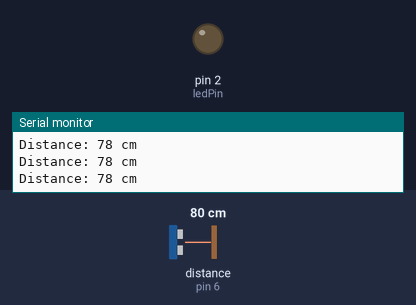
Bench run of a sketch on a simulated Arduino Uno, built with avr-gcc and run on an emulated ATmega328P. Shown: output pins drawn as LEDs (lit = HIGH), the last lines printed to the serial monitor. Wiring (inferred from the names in the program): ultrasonic range finder: trigger pin 5; echo pin 6. Inputs (shaded band) come from the test bench; at power-on: distance to the obstacle (sensor on pin 6) 80 cm. The echo pulse lasts 58.3 µs per cm; pins used as bus, display or sensor lines are not drawn.

Above: at 1.4 s.
1.5 s: distance to the obstacle (sensor on pin 6) set to 12 cm
3.1 s: distance to the obstacle (sensor on pin 6) set to 9 cm
At 4.4 s:
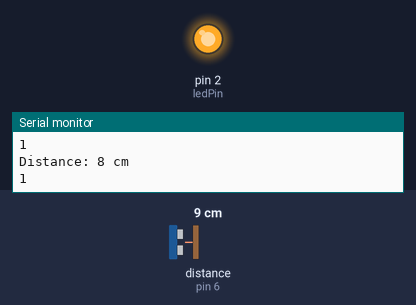
4.7 s: distance to the obstacle (sensor on pin 6) set to 18 cm
At 6.0 s:
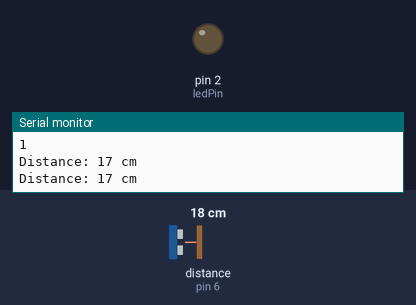
6.7 s: distance to the obstacle (sensor on pin 6) set to 2 cm
At 8.3 s:
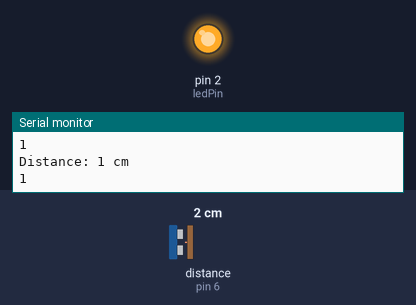
Timing chart, 0 to 9.6 s (numbered marks = the images above; inputs shaded):
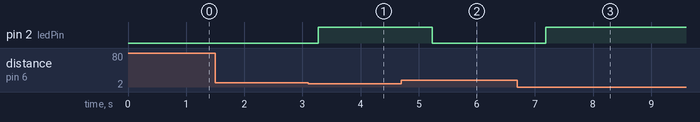

Measured:
- the behaviour switches between 11 and 10 cm on distance to the obstacle (sensor on pin 6) (found by bisection; images 0 and 1)
- after the input at 3.1 s, pin 2 (ledPin): LOW → HIGH after 0.17 s
- after the input at 4.7 s, pin 2 (ledPin): HIGH → LOW after 0.54 s
- after the input at 6.7 s, pin 2 (ledPin): LOW → HIGH after 0.49 s

The sketch:

SonarAndBluetoothNano.ino
```cpp
#include <SoftwareSerial.h>
//
#define echoPin 6 // attach pin D6 Arduino to pin Echo of HC-SR04
#define trigPin 5 //attach pin D6 Arduino to pin Trig of HC-SR04
//
int RX_pin=11; //define pin 11 as RX
int TX_pin=12; //define pin 12 as TX

SoftwareSerial BTserial(RX_pin,TX_pin);
String BT_data;
String Arduino_data;
//
long duration; // variable for the duration of sound wave travel
int distance; // variable for the distance measurement
int ledPin = 2; // the pin in charge with turning on/off the LED
int Power = 4; //  the pin in charge of powering the ultrasound
//

void setup(){
  Serial.begin(9600);// Serial Communication is starting with 9600 of baudrate speed
  BTserial.begin(9600);// Bluetooth Serial Communication is starting with 9600 of baudrate speed

//
 pinMode(trigPin, OUTPUT); // Sets the trigPin as an OUTPUT
  pinMode(echoPin, INPUT); // Sets the echoPin as an INPUT
  Serial.println("Ultrasonic Sensor HC-SR04 Test"); // print some text in Serial Monitor
  Serial.println("with Arduino UNO R3");
  pinMode(ledPin, OUTPUT);

  pinMode(Power, OUTPUT);
  digitalWrite(Power, HIGH);
//

}
void loop(){
//
 // Clears the trigPin condition
  digitalWrite(trigPin, LOW);
  delayMicroseconds(2);
  // Sets the trigPin HIGH (ACTIVE) for 10 microseconds
  digitalWrite(trigPin, HIGH);
  delayMicroseconds(10);
  digitalWrite(trigPin, LOW);
  // Reads the echoPin, returns the sound wave travel time in microseconds
  duration = pulseIn(echoPin, HIGH);
  // Calculating the distance
  distance = duration * 0.034 / 2; // Speed of sound wave divided by 2 (go and back)
  // Displays the distance on the Serial Monitor
  Serial.print("Distance: ");
  Serial.print(distance);
  Serial.println(" cm");

  if ( distance<10){ //If Distance is less than 10 mm for testing purposes (When testing in real field increase to 100ish)

        digitalWrite(ledPin,HIGH); //turn on LED
        BTserial.println("1"); // write a 1 on the receiver's end (in our case in the Raspberry Pi)
        Serial.println("1"); // write in the serial port a 1
  }else{
     digitalWrite(ledPin,LOW); //turn of LED
  }
  delay(650); //Wait 650ms  (Increase this to 2000ish when actually testing in real field, so it does not trigger multiple times  by the same car)

  }
```
